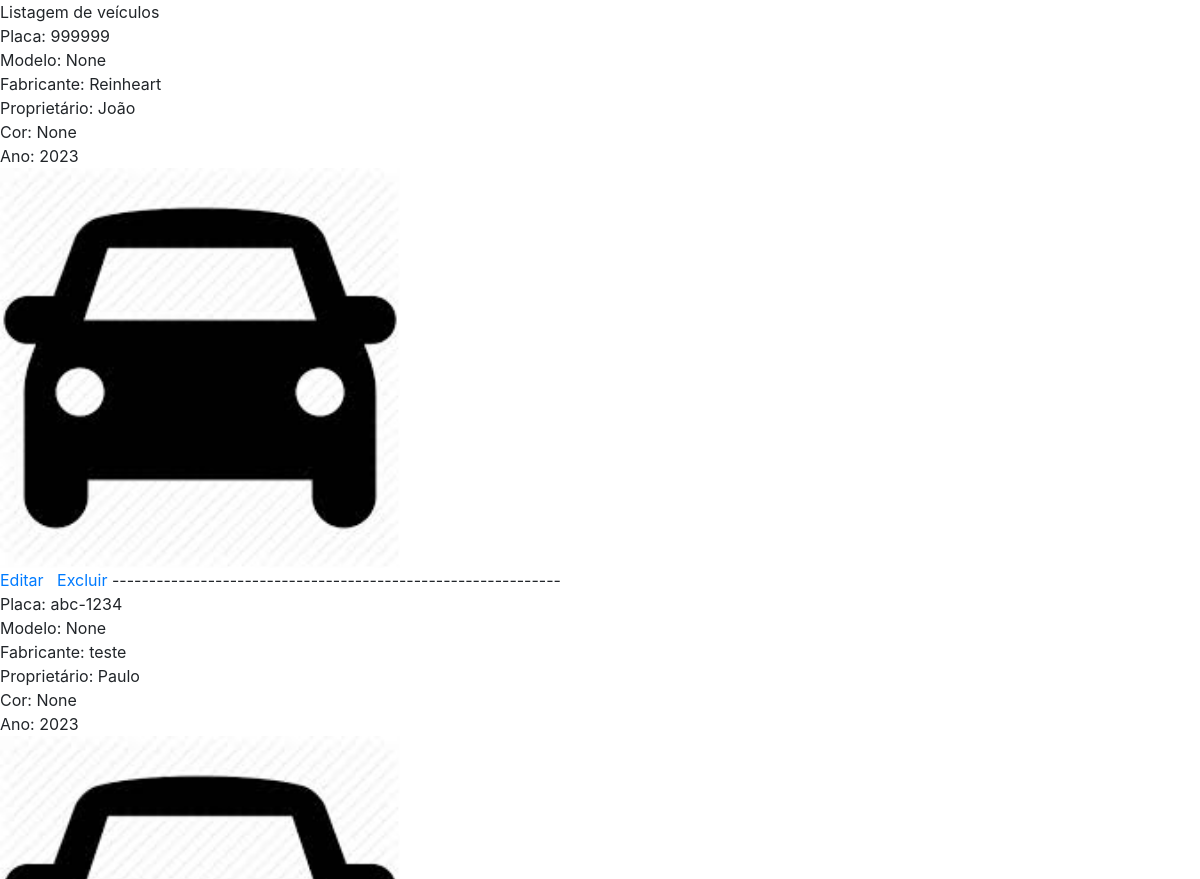
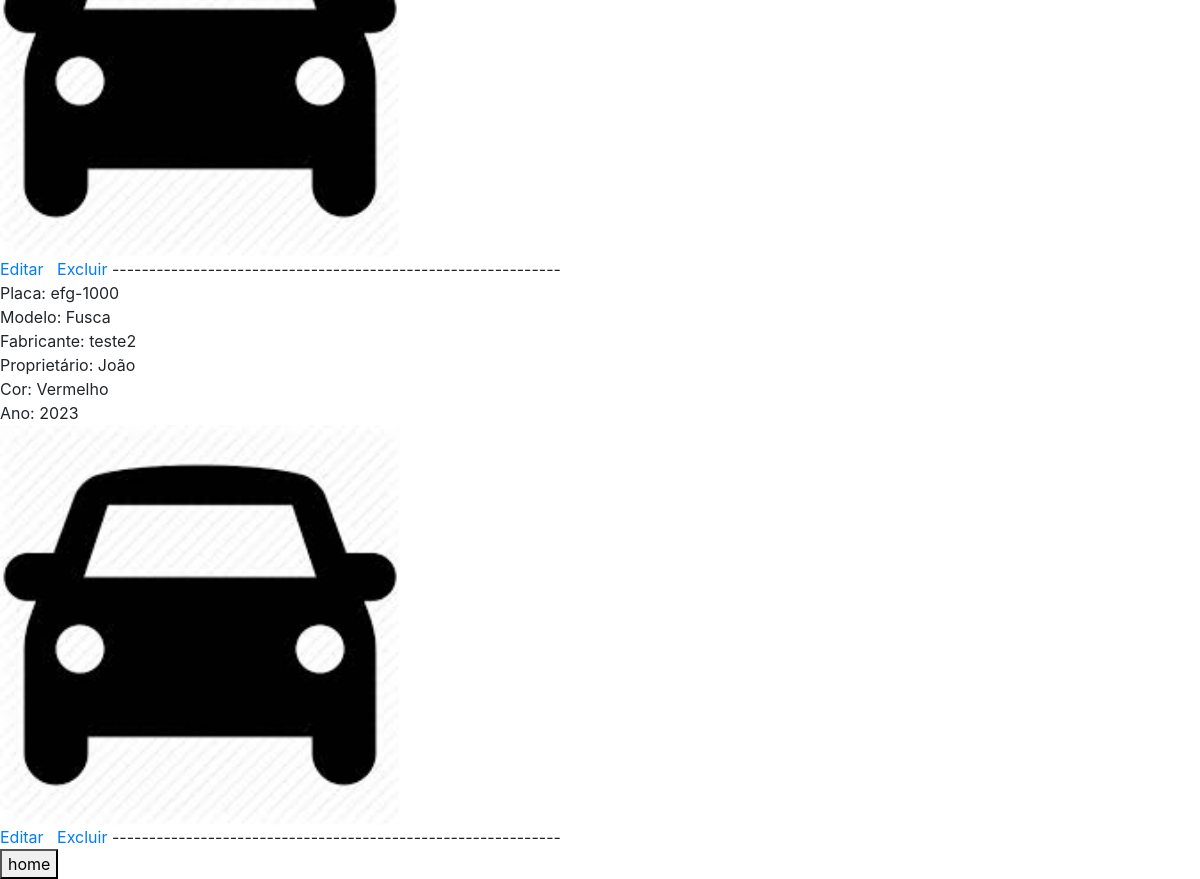
/listagem_veiculos/ (signed in), run on the app's committed database (2 pictures, top to bottom).
### core/models.py (models this page shows, shortened)
class Veiculo(models.Model):
    placa = models.CharField(max_length=10, verbose_name='Placa')
    modelo = models.CharField(max_length=30, blank=True, null=True, verbose_name='Modelo')
    fabricante_id = models.ForeignKey(Fabricante, on_delete=models.CASCADE, verbose_name='Fabricante' )
    cliente_id = models.ForeignKey(Cliente, on_delete=models.CASCADE, verbose_name='Cliente')
    cor = models.CharField(max_length=30, blank=True, null=True, verbose_name='Cor')
    ano = models.IntegerField(default=2023, blank=True, null=True, verbose_name='Ano')
    foto = models.ImageField(upload_to='foto_carro', blank=True, null=True, verbose_name='')
    class Meta:
        verbose_name_plural = 'Veículos'

class Fabricante(models.Model):
    nome = models.CharField(max_length=50, verbose_name='Fabricante')
    url = models.URLField(verbose_name='Site', blank=True, null=True)
    logo = models.ImageField(upload_to='logo_fabricante', blank=True, null=True, verbose_name="")
    def __str__(self):
        return self.nome
    class Meta:
        verbose_name_plural = 'Fabricantes'

class Cliente(models.Model):
    nome = models.CharField(max_length=100, verbose_name='Nome')
    endereco = models.CharField(max_length=100, blank=True, null=True, verbose_name='Endereço')
    complemento = models.CharField(max_length=100, blank=True,null=True, verbose_name='Complemento' )
    bairro = models.CharField(max_length=50, blank=True, null=True, verbose_name='Bairro')
    cidade = models.CharField(max_length=100, blank=True, null=True, verbose_name='Cidade')
    email = models.EmailField(verbose_name='E-mail')
    fone = models.CharField(max_length=20, blank=True, null=True, verbose_name='Telefone')
    foto = models.ImageField(upload_to='foto_cliente', blank=True, null=True, verbose_name='')
    class Meta:
        verbose_name_plural = 'Clientes'
    def __str__(self):
        return self.nome

### core/views.py (the view)
# urls.py: path('listagem_veiculos/', listagem_veiculos, name='url_listagem_veiculos'),
@login_required()
def listagem_veiculos(request):
    if request.user.is_staff:
        dados = Veiculo.objects.all()
        contexto = {'dados': dados}
        return render(request, 'core/listagem_veiculos.html', contexto)
    return render(request, 'core/mensagem.html')

### core/templates/core/listagem_veiculos.html (shortened to what this page needs)
{% extends 'base.html' %}
{% load static %}
{% block main %}
   Listagem de veículos <br>
{% for i in dados %}
   Placa: {{i.placa}} <br>
   Modelo: {{i.modelo}} <br>
   Fabricante: {{i.fabricante_id}} <br>
   Proprietário: {{i.cliente_id}} <br>
   Cor: {{i.cor}} <br>
   Ano: {{i.ano}} <br>
   {% if i.foto %}
      <img src={{ i.foto.url }} width="400"> <br>
   {% else %}
      <img src="{% static 'veiculo_generico.jpg'%}" width="400"> <br>
   {% endif %}
<a href="{% url 'url_atualiza_veiculo' i.id %}">Editar</a> &nbsp;
<a href="{% url 'url_exclui_veiculo' i.id%}">Excluir</a>
   -------------------------------------------------------------<br>
{% endfor %}
   <button onclick="window.location.href='/'">home</button>
{% endblock %}

### templates/base.html (shortened to what this page needs)
<!DOCTYPE html>
<html lang="en">
<head>
    <link rel="stylesheet" href="https://cdn.jsdelivr.net/npm/bootstrap@4.6.2/dist/css/bootstrap.min.css">
</head>
<body>
  {% block main %}
  {% endblock %}
</body>
</html>

### data on the page
Veiculo: placa "999999", modelo "None", fabricante_id "Reinheart", cliente_id "João", cor "None", ano "2023"
Veiculo: placa "abc-1234", modelo "None", fabricante_id "teste", cliente_id "Paulo", cor "None", ano "2023"
Veiculo: placa "efg-1000", modelo "Fusca", fabricante_id "teste2", cliente_id "João", cor "Vermelho", ano "2023"
